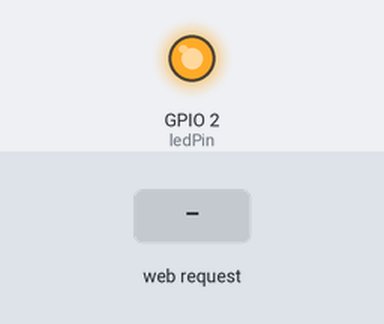
Bench run of a sketch on a simulated ESP8266 (NodeMCU). On the bench: output pins drawn as LEDs (lit = HIGH). Inputs (shaded band) come from the test bench. WiFi joins after 1.5 s; servers stay silent unless stated; what the sketch prints to the serial monitor is not drawn.

Above: at 1.2 s.
1.3 s: HTTP request GET /on received
At 2.2 s:
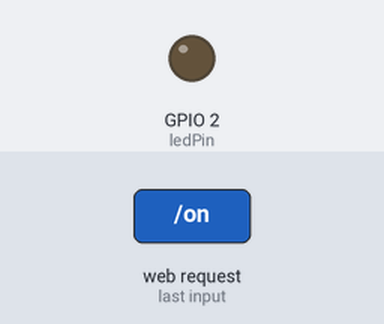
2.8 s: HTTP request GET /off received
At 3.4 s:
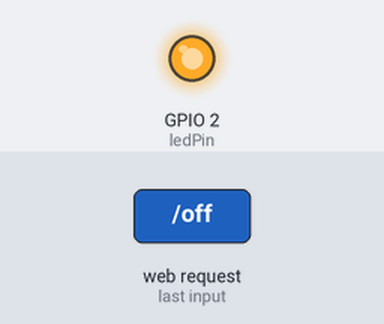
Timing chart, 0 to 5.8 s (numbered marks = the images above; inputs shaded):
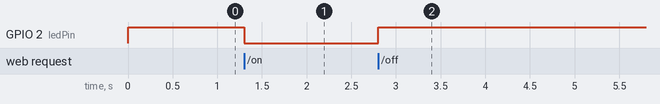

The sketch:

nodemcu_server_led.ino
```cpp
#include <ESP8266WiFi.h>
#include <ESP8266WebServer.h>

// Pin LED
const int ledPin = LED_BUILTIN;
int sensorValue = 1;

// const char* ssid = "OPPO F5";
// const char* password = "trikora18";

const char* ssid = "NodeMCU_AP";
const char* password = "12345678";

IPAddress localIP(192,168,1,17);
IPAddress gateway(192,168,1,17);
IPAddress subnet(255,255,255,0);

ESP8266WebServer server(80);

void handleRoot() {
  server.send(200, "text/html", R"rawliteral(
    <!DOCTYPE html>
    <html lang="en">
    <head>
      <meta charset="UTF-8">
      <meta name="viewport" content="width=device-width, initial-scale=1.0">
      <title>Web Server NodeMCU</title>
      <link href="https://cdn.jsdelivr.net/npm/bootstrap@5.3.2/dist/css/bootstrap.min.css" rel="stylesheet">
      <script>
        setInterval(function(){
          fetch('/sensor')
            .then(response => response.text())
            .then(data => {
              document.getElementById('sensor').innerHTML = data;
            });
        }, 100); // Update setiap 1 detik
      </script>
    </head>
    <body class="text-center">
      <div class="container mt-5">
        <h1 class="display-4">Halo dari NodeMCU!</h1>
        <p class="lead">Ini tampilan web dengan Bootstrap</p>
        <h1 class="display-4">Kontrol LED</h1>
        <p class="lead">Tekan tombol untuk mengontrol LED built-in</p>
        <a href="" class="btn btn-success m-2 on">LED ON</a>
        <a href="" class="btn btn-danger m-3 off">LED OFF</a>
        <h1 class="display-4">Kontrol LED & Baca Sensor</h1>
        <p class="lead">Sensor Value: <span id="sensor">Loading...</span></p>
      </div>
      <script>
        const btn = document.querySelectorAll('a');
        btn.forEach(item=>{
          item.addEventListener('click', e=>{
          e.preventDefault();
          console.log('preventDefault berhasil');
          const myfunc = async function(){
            if(e.target.classList.contains('on')){
              await fetch('/on');
            }elseif(e.target.classList.contains('off')){
              await fetch('/off');
            }
          };
          myfunc();
        });
        })
      </script>
    </body>
    </html>
  )rawliteral");
}

void handleLEDon() {
  digitalWrite(ledPin, LOW); // LED BUILTIN menyala dengan logika LOW
  server.sendHeader("Location", "/");
  server.send(303);
}

void handleLEDoff() {
  digitalWrite(ledPin, HIGH); // LED BUILTIN mati dengan logika HIGH
  server.sendHeader("Location", "/");
  server.send(303);
}

void handleSensor() {
  sensorValue++;
  server.send(200, "text/plain", String(sensorValue));
}

void setup() {
  Serial.begin(115200);
  // WiFi.begin(ssid, password);
  WiFi.mode(WIFI_AP);
  WiFi.softAP(ssid,password);
  WiFi.softAPConfig(localIP, gateway, subnet);
  Serial.println(WiFi.softAPIP());
  // while (WiFi.status() != WL_CONNECTED) {
  //   delay(500);
  //   Serial.print(".");
  // }
  // Serial.println(WiFi.localIP());

  pinMode(ledPin, OUTPUT);
  digitalWrite(ledPin, HIGH); // Matikan LED saat awal

  server.on("/", handleRoot);
  server.on("/on", handleLEDon);
  server.on("/off", handleLEDoff);
  server.on("/sensor", handleSensor); // Tambahan endpoint /sensor
  server.begin();
}

void loop() {
  server.handleClient(); //menghandle permintaan client/browser dll
}
```

Measured:
- after the input at 1.3 s, GPIO 2 (ledPin): HIGH → LOW at once
- after the input at 2.8 s, GPIO 2 (ledPin): LOW → HIGH at once
